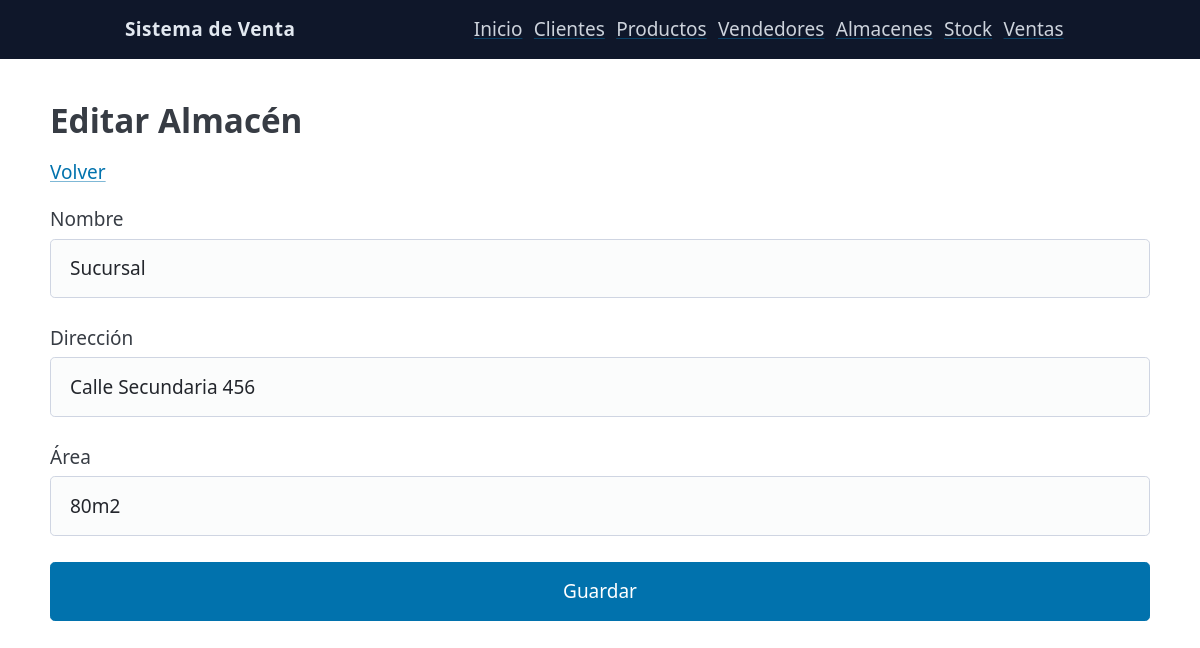
The page /almacenes/editar?id=2 on the database its author committed.
### tables this page shows
CREATE TABLE IF NOT EXISTS almacen (
  idalmacen INT AUTO_INCREMENT PRIMARY KEY,
  nombre VARCHAR(120) NOT NULL,
  direccion VARCHAR(200) NULL,
  area VARCHAR(80) NULL,
  created_at TIMESTAMP DEFAULT CURRENT_TIMESTAMP,
  updated_at TIMESTAMP DEFAULT CURRENT_TIMESTAMP ON UPDATE CURRENT_TIMESTAMP
);

### app/Core/Controller.php (called while the page is built, shortened)
<?php
class Controller
{
    protected function view(string $view, array $data = []): void
    {
        require __DIR__ . '/../Views/layout.php';
    }
}

### app/Controllers/AlmacenesController.php (called while the page is built, shortened)
<?php
class AlmacenesController extends Controller
{
    public function edit(): void
    {
        $id = (int)($_GET['id'] ?? 0);
        $almacen = Almacen::find($id);
        $this->view('almacenes/form', compact('almacen'));
    }
}

### public/index.php (called while the page is built, shortened)
<?php
spl_autoload_register(function ($class) {
    $prefix = 'App\\';
    $base_dir = __DIR__ . '/../app/';
    $relative_class = substr($class, strlen($prefix));
    $file = $base_dir . str_replace('\\', '/', $relative_class) . '.php';
});
$router = new Router();
$router->get('/', function(){ (new HomeController)->index(); });
$router->get('/clientes', function(){ (new ClientesController)->index(); });
$router->get('/clientes/crear', function(){ (new ClientesController)->create(); });
$router->post('/clientes/guardar', function(){ (new ClientesController)->store(); });
$router->get('/clientes/editar', function(){ (new ClientesController)->edit(); });
$router->post('/clientes/actualizar', function(){ (new ClientesController)->update(); });
$router->get('/clientes/eliminar', function(){ (new ClientesController)->delete(); });
$router->get('/productos', function(){ (new ProductosController)->index(); });
$router->get('/productos/crear', function(){ (new ProductosController)->create(); });
$router->post('/productos/guardar', function(){ (new ProductosController)->store(); });
$router->get('/productos/editar', function(){ (new ProductosController)->edit(); });
$router->post('/productos/actualizar', function(){ (new ProductosController)->update(); });
$router->get('/productos/eliminar', function(){ (new ProductosController)->delete(); });
$router->get('/vendedores', function(){ (new VendedoresController)->index(); });
$router->get('/vendedores/crear', function(){ (new VendedoresController)->create(); });
$router->post('/vendedores/guardar', function(){ (new VendedoresController)->store(); });
$router->get('/vendedores/editar', function(){ (new VendedoresController)->edit(); });
$router->post('/vendedores/actualizar', function(){ (new VendedoresController)->update(); });
$router->get('/vendedores/eliminar', function(){ (new VendedoresController)->delete(); });
$router->get('/almacenes', function(){ (new AlmacenesController)->index(); });
$router->get('/almacenes/crear', function(){ (new AlmacenesController)->create(); });
$router->post('/almacenes/guardar', function(){ (new AlmacenesController)->store(); });
$router->get('/almacenes/editar', function(){ (new AlmacenesController)->edit(); });
$router->post('/almacenes/actualizar', function(){ (new AlmacenesController)->update(); });
$router->get('/almacenes/eliminar', function(){ (new AlmacenesController)->delete(); });
$router->get('/ventas', function(){ (new VentasController)->index(); });
$router->get('/ventas/crear', function(){ (new VentasController)->create(); });
$router->post('/ventas/guardar', function(){ (new VentasController)->store(); });
$router->get('/stock', function(){ (new StockController)->index(); });
$router->get('/stock/crear', function(){ (new StockController)->create(); });
$router->post('/stock/guardar', function(){ (new StockController)->store(); });
$router->dispatch();

### app/Core/Router.php (called while the page is built, shortened)
<?php
class Router
{
    private array $routes = [];
    public function get(string $path, callable $handler): void { $this->routes['GET'][$path] = $handler; }
    public function post(string $path, callable $handler): void { $this->routes['POST'][$path] = $handler; }
    public function dispatch(): void
    {
        $method = $_SERVER['REQUEST_METHOD'] ?? 'GET';
        $uri = parse_url($_SERVER['REQUEST_URI'] ?? '/', PHP_URL_PATH);
        $path = rtrim($uri, '/') ?: '/';
        $handler = $this->routes[$method][$path] ?? null;
        $handler();
    }
}

### config/config.php (called while the page is built)
<?php
return [
    'db' => [
        'host' => '127.0.0.1',
        'port' => '3306',
        'name' => 'sistema_ventas',
        'user' => 'root',
        'pass' => 'admin',
        'charset' => 'utf8mb4',
    ],
    'debug' => true,
];

### app/Core/DB.php (called while the page is built, shortened)
<?php
class DB
{
    private static ?PDO $pdo = null;
    public static function conn(): PDO
    {
        if (self::$pdo === null) {
            $cfg = require __DIR__ . '/../../config/config.php';
            $db = $cfg['db'];
            $dsn = "mysql:host={$db['host']};port={$db['port']};dbname={$db['name']};charset={$db['charset']}";
            try {
                self::$pdo = new PDO($dsn, $db['user'], $db['pass'], [
                    PDO::ATTR_ERRMODE => PDO::ERRMODE_EXCEPTION,
                    PDO::ATTR_DEFAULT_FETCH_MODE => PDO::FETCH_ASSOC,
                ]);
            } catch (PDOException $e) {
                http_response_code(500);
                if (!empty($cfg['debug'])) {
                    exit('DB connection error: ' . $e->getMessage());
                }
                exit('DB connection error.');
            }
        }
        return self::$pdo;
    }
}

### app/Models/Almacen.php (called while the page is built, shortened)
<?php
class Almacen
{
    public static function find(int $id)
    {
        $st = DB::conn()->prepare("SELECT * FROM almacen WHERE idalmacen=?");
        $st->execute([$id]);
        return $st->fetch();
    }
}

### app/Views/almacenes/form.php (the view, shortened to what this page needs)
<h2><?= isset($almacen) && $almacen ? 'Editar Almacén' : 'Nuevo Almacén' ?></h2>
<p><a href="/almacenes">Volver</a></p>
<form method="post" action="<?= isset($almacen) && $almacen ? '/almacenes/actualizar' : '/almacenes/guardar' ?>">
  <label>Nombre
    <input type="text" name="nombre" value="<?= htmlspecialchars($almacen['nombre'] ?? '') ?>" required>
  </label>
  <label>Dirección
    <input type="text" name="direccion" value="<?= htmlspecialchars($almacen['direccion'] ?? '') ?>">
  </label>
  <label>Área
    <input type="text" name="area" value="<?= htmlspecialchars($almacen['area'] ?? '') ?>">
  </label>
  <button type="submit">Guardar</button>
</form>

### app/Views/layout.php (style rules this page uses)
:root { --brand:#2563eb; }

### rows shown on the page
almacen: nombre "Sucursal", direccion "Calle Secundaria 456", area "80m2"
